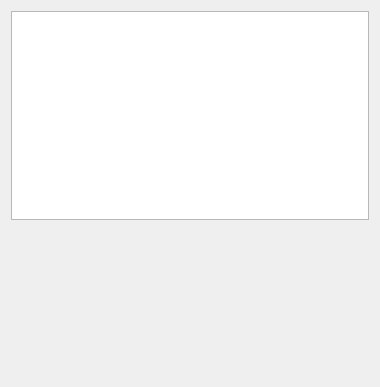
<?xml version="1.0" encoding="UTF-8"?>
<ui version="4.0">
 <class>PageDevice</class>
 <widget class="QWidget" name="PageDevice">
  <property name="geometry">
   <rect>
    <x>0</x>
    <y>0</y>
    <width>380</width>
    <height>387</height>
   </rect>
  </property>
  <property name="windowTitle">
   <string>Form</string>
  </property>
  <layout class="QVBoxLayout" name="verticalLayout">
   <item>
    <widget class="QTableView" name="tableView"/>
   </item>
   <item>
    <widget class="QWidget" name="widget" native="true">
     <property name="minimumSize">
      <size>
       <width>0</width>
       <height>150</height>
      </size>
     </property>
    </widget>
   </item>
  </layout>
 </widget>
 <resources/>
 <connections/>
</ui>
